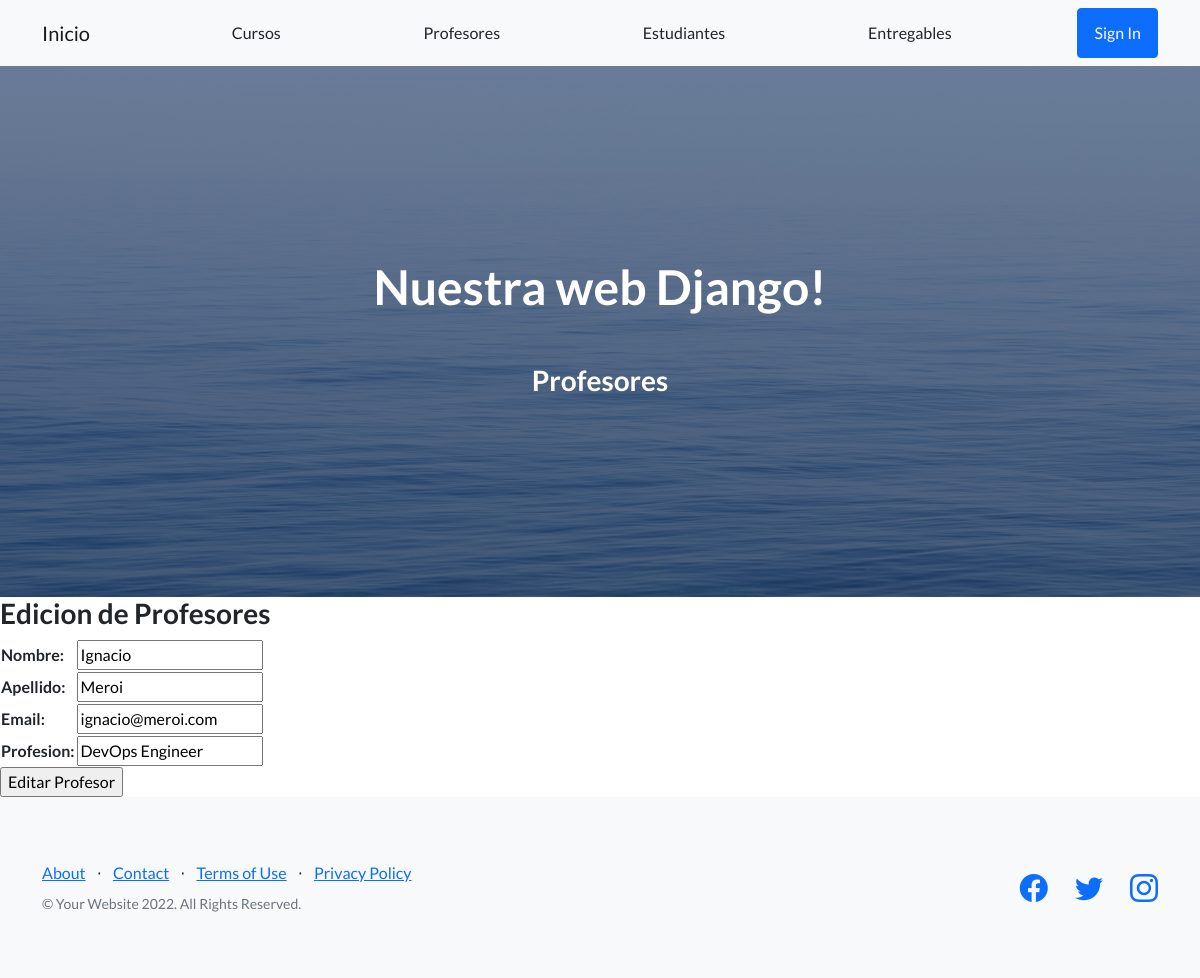
The page /AppCoder/editarProfesor/Ignacio on the database its author committed.
### AppCoder/models.py (models this page shows, shortened)
class Profesor(models.Model):
    nombre = models.CharField(max_length=30)
    apellido = models.CharField(max_length=30)
    email = models.EmailField()
    profesion = models.CharField(max_length=30)

### AppCoder/views.py (the view)
# urls.py: path('editarProfesor/<profesor_nombre>', editarProfesor, name='EditarProfesor'),
def editarProfesor(request, profesor_nombre):
    profesor = Profesor.objects.get(nombre=profesor_nombre)
    if request.method == 'POST':
        miFormulario = ProfesorFormulario(request.POST)
        if miFormulario.is_valid():
            informacion = miFormulario.cleaned_data
            profesor.nombre = informacion['nombre']
            profesor.apellido = informacion['apellido']
            profesor.email = informacion['email']
            profesor.profesion = informacion['profesion']
            profesor.save()
            profesores = Profesor.objects.all()
            contexto = {'profesores': profesores}
            return render(request,'AppCoder/profesores.html', contexto)
    else:
        miFormulario = ProfesorFormulario(initial={'nombre':profesor.nombre, 'apellido':profesor.apellido, 'email':profesor.email, 'profesion':profesor.profesion})
        contexto = {'miFormulario': miFormulario, 'profesor_nombre': profesor_nombre}
        return render(request, 'AppCoder/editarProfesor.html', contexto)

### AppCoder/forms.py
class ProfesorFormulario(forms.Form):
    nombre = forms.CharField(max_length=30)
    apellido = forms.CharField(max_length=30)
    email = forms.EmailField()
    profesion = forms.CharField(max_length=30)

### AppCoder/templates/AppCoder/editarProfesor.html
{% extends "AppCoder/padre.html" %}
{% load static %}
{% block section_name %}
<h3>Profesores</h3>
{% endblock %}
{% block contenidoQueCambia %}
<h3>Edicion de Profesores</h3>
<form action="{% url 'EditarProfesor' profesor_nombre %}" method="POST">{% csrf_token %}
    <table>
        {{miFormulario.as_table}}
    </table>
    <input type="submit" value="Editar Profesor">
{% endblock %}

### rows shown on the page
Profesor: nombre "Ignacio", apellido "Meroi", email "ignacio@meroi.com", profesion "DevOps Engineer"
